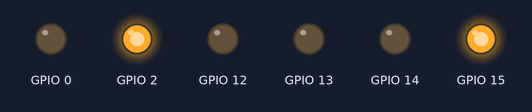
Recording of a program running on a simulated ESP8266 board running MicroPython. On the bench: output pins drawn as LEDs (lit = HIGH). At 0.0 s the program stops and its outputs stay as they are.

Above: at 0.1 s.
Timing chart, 0 to 1.5 s (numbered marks = the images above):
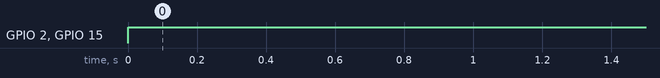

The program:

fng.py
```python
from machine import PWM, Pin

class Fng:
    def __init__(self, pwm_pin, cw_pin, ccw_pin):
        self.pwm_pin = pwm_pin
        self.cw_pin = Pin(cw_pin, Pin.OUT)
        self.ccw_pin = Pin(ccw_pin, Pin.OUT)

        self.motor = PWM(Pin(self.pwm_pin), freq=1000, duty=0)
        #begin.freq(1000) # Set PWM frequency 1000Hz
        #begin.duty(0)

    def write(self, pwm_in, dir):
        if dir == 'cw':
            self.cw_pin.off() # Turns on cw_pin
            self.ccw_pin.on() # Some nodemcu's wires connected in other way around
        elif dir == 'ccw':
            self.cw_pin.on()
            self.ccw_pin.off()
        self.motor.duty(pwm_in)

if __name__ == '__main__':
    m1 = Fng(14, 0, 2)
    m2 = Fng(12, 13, 15)

    m1.write(0, 'cw')
    m2.write(0, 'cw')
```

Measured:
- by itself, GPIO 2, GPIO 15: LOW → HIGH at 0.00 s
